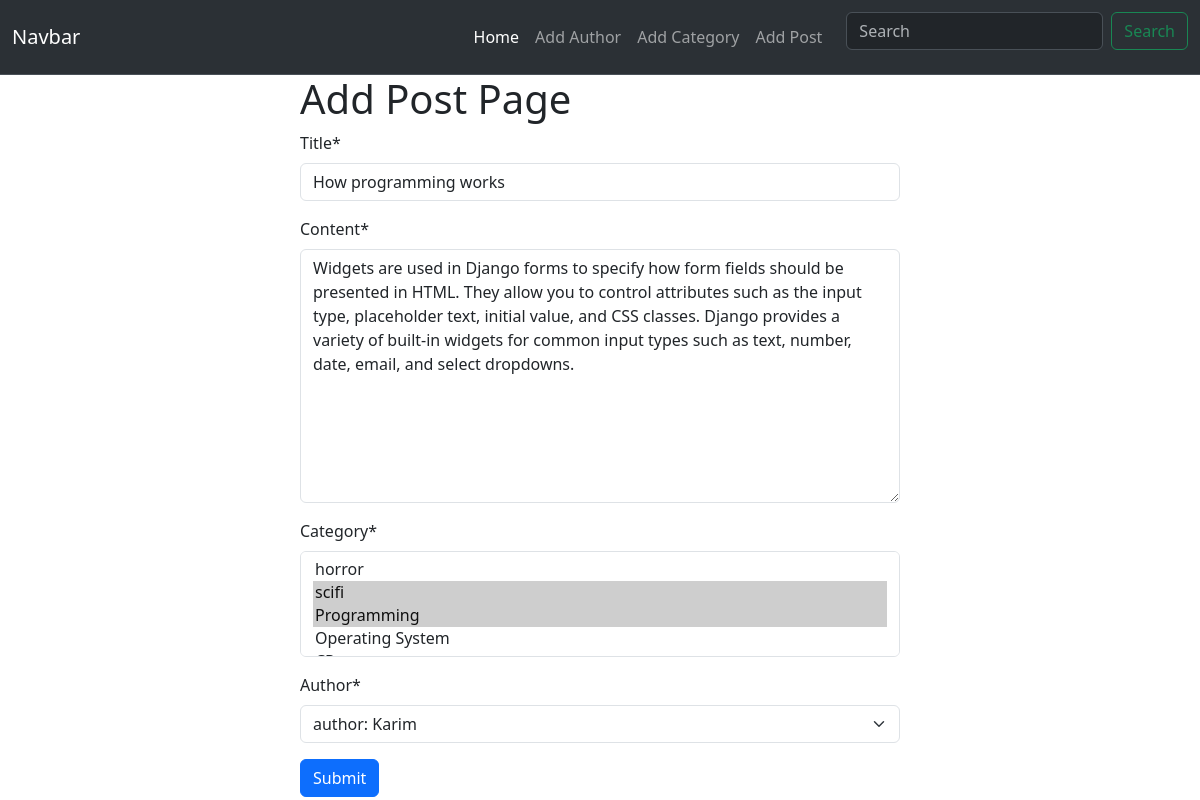
The page /posts/edit/1 on the database its author committed.
### posts/models.py (models this page shows, shortened)
class Post(models.Model):
    title = models.CharField(max_length = 50)
    content = models.TextField()
    category = models.ManyToManyField(Category)
    author = models.ForeignKey(Author,on_delete = models.CASCADE) # many to one (cascade if author is deleted all the posts are also deleted ) ()

### posts/views.py (the view)
# urls.py: path('edit/<int:id>', views.edit_post, name = 'edit_post'),
def edit_post(request, id):
    post = Post.objects.get(pk = id)
    post_form = PostForm(instance = post)
    if request.method == 'POST':
        post_form = PostForm(request.POST, instance = post)
        if post_form.is_valid():
            post_form.save()
            return redirect('homepage')
    return render(request, 'add_posts.html', {'form': post_form})

### posts/forms.py
class PostForm(forms.ModelForm):
    class Meta:
        model = Post
        fields = '__all__'

### author/models.py (called while the page is built)
    def __str__(self):
        return f"author: {self.name}"

### categories/models.py (called while the page is built)
    def __str__(self):
        return self.name

### posts/templates/add_posts.html (shortened to what this page needs)
{% extends "base.html" %}
{% block content %}
{% load crispy_forms_tags %}
<form action="" method = "POST" style = "width:50%; margin: auto;">
    <h1>Add Post Page</h1>
    {{form | crispy}}
    <button type="submit" class = "btn btn-primary">Submit</button>
</form>
{% endblock content %}

### rows shown on the page
Post: title "How programming works", content "Widgets are used in Django forms to specify how form fields should be presented in HTML. They allow you to control attributes such as the input type, placeholder text, initial value, and CSS classes. Django provides a variety of built-in widgets for common input types such as text, number, date, email, and select dropdowns.", author "author: Karim"
